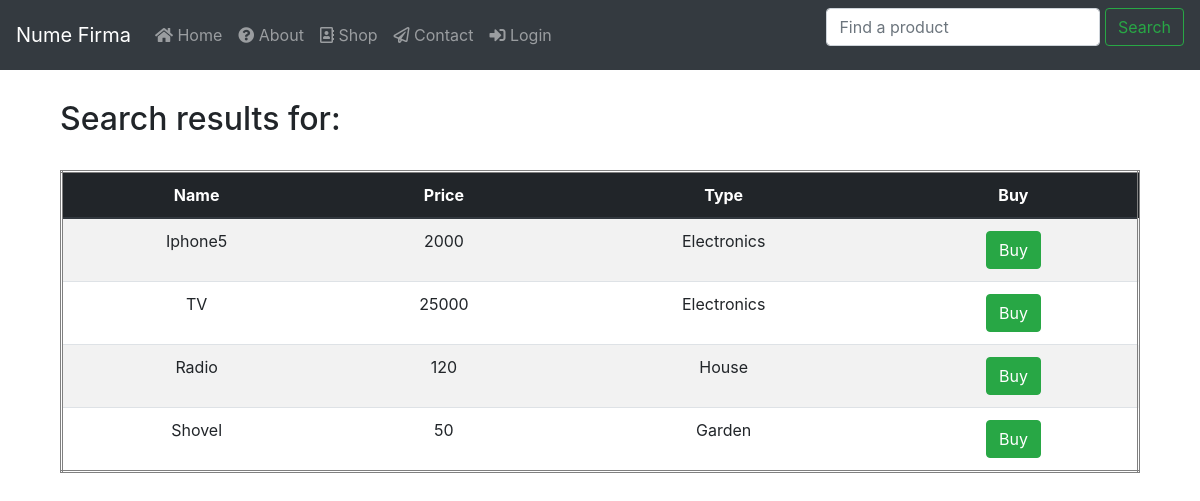
The app's page /cauta.php with its own data.
### tables this page shows
CREATE TABLE IF NOT EXISTS `produse` (
  `id` int(11) NOT NULL AUTO_INCREMENT,
  `name` varchar(255) NOT NULL,
  `price` float NOT NULL,
  `type` varchar(255) NOT NULL,
  PRIMARY KEY (`id`)
);

### cauta.php (the view, shortened to what this page needs)
<?php
if(!isset($_SESSION['admin_username'])){
    include 'header.php';
} else {
    include 'owner_check.php';
}
?>
<div class="container">
    <div class="col-12">
<h2>Search results for: <?php echo $_GET['cauta']; ?></h2>
<br />
<?php
$textCauta = $_GET['cauta'];
$query = mysqli_query($db, "SELECT * FROM produse WHERE name LIKE '%" . $textCauta . "%'
                                                  OR price LIKE '%" . $textCauta . "%'
                                                  OR type LIKE '%" . $textCauta . "%'");
$result = mysqli_num_rows($query);
if($result) {
  echo  '<table class="table table-striped text-center" style="border-style: double; border-radius:5px">
<thead class="thead-dark">
<tr>
  <th scope="col">Name</th>
  <th scope="col">Price</th>
  <th scope="col">Type</th>
  <th scope="col">Buy</th>
</tr>
</thead>
<tbody>';
  while($row = mysqli_fetch_array($query, MYSQLI_BOTH)) {
    $id_produs = $row['id'];
    $name = $row['name'];
    $price = $row['price'];
    $type = $row['type'];
?>
<tr>
      <td><?php echo $name; ?></td>
      <td><?php echo $price; ?></td>
      <td><?php echo $type; ?></td>
      <td>
         <a class="btn btn-success" href="add_cos.php?id_produs=<?php echo $id_produs ?>">Buy</a>
      </td>
    </tr>
            <?php
        }
        }
        else {
            echo "<h1><center><font color='red'>There are no records in the database!</font></center></h1>";
        }
            ?>
</tbody>
        </table>
        </div>
</div>
<?php
include 'footer.php';
?>

### css/custom.css (style rules this page uses)
td { text-align: center; }

### records on screen
produse: name "Iphone5", price "2000", type "Electronics"
produse: name "TV", price "25000", type "Electronics"
produse: name "Radio", price "120", type "House"
produse: name "Shovel", price "50", type "Garden"
